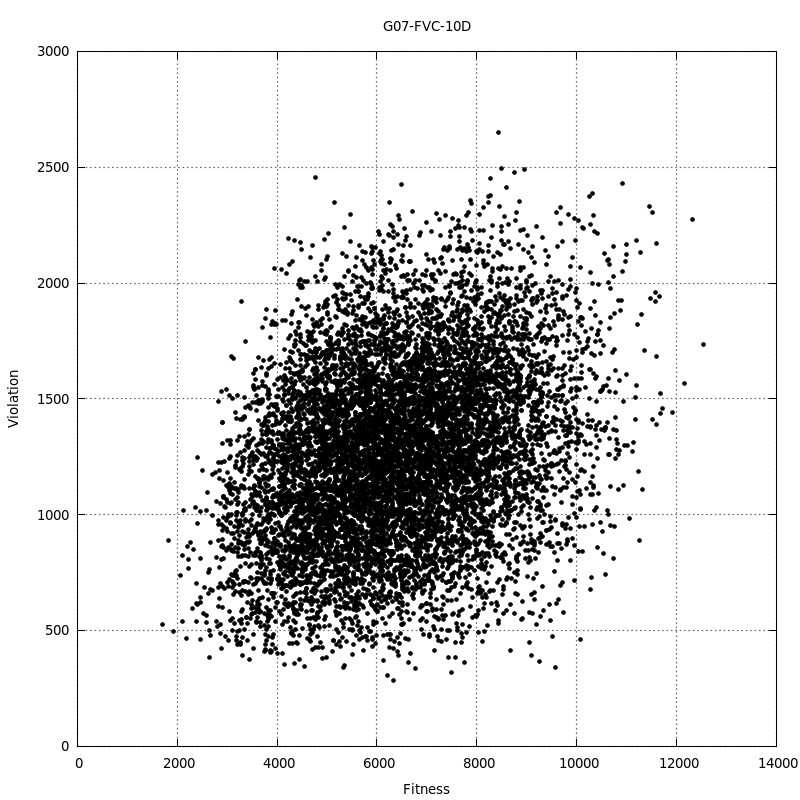

Generate this figure with gnuplot:
set terminal pngcairo size 800,800 enhanced font 'Verdana,10'
set output "FVC.png"
set title "G07-FVC-10D"
#
set xlabel "Fitness"
set ylabel "Violation"
set grid ytics lt 0 lw 2 lc rgb "#666666"
set grid xtics lt 0 lw 2 lc rgb "#666666"
#
plot "FVC.dat" using 1:2 title '' pt 7 ps 0.6 lt 0
